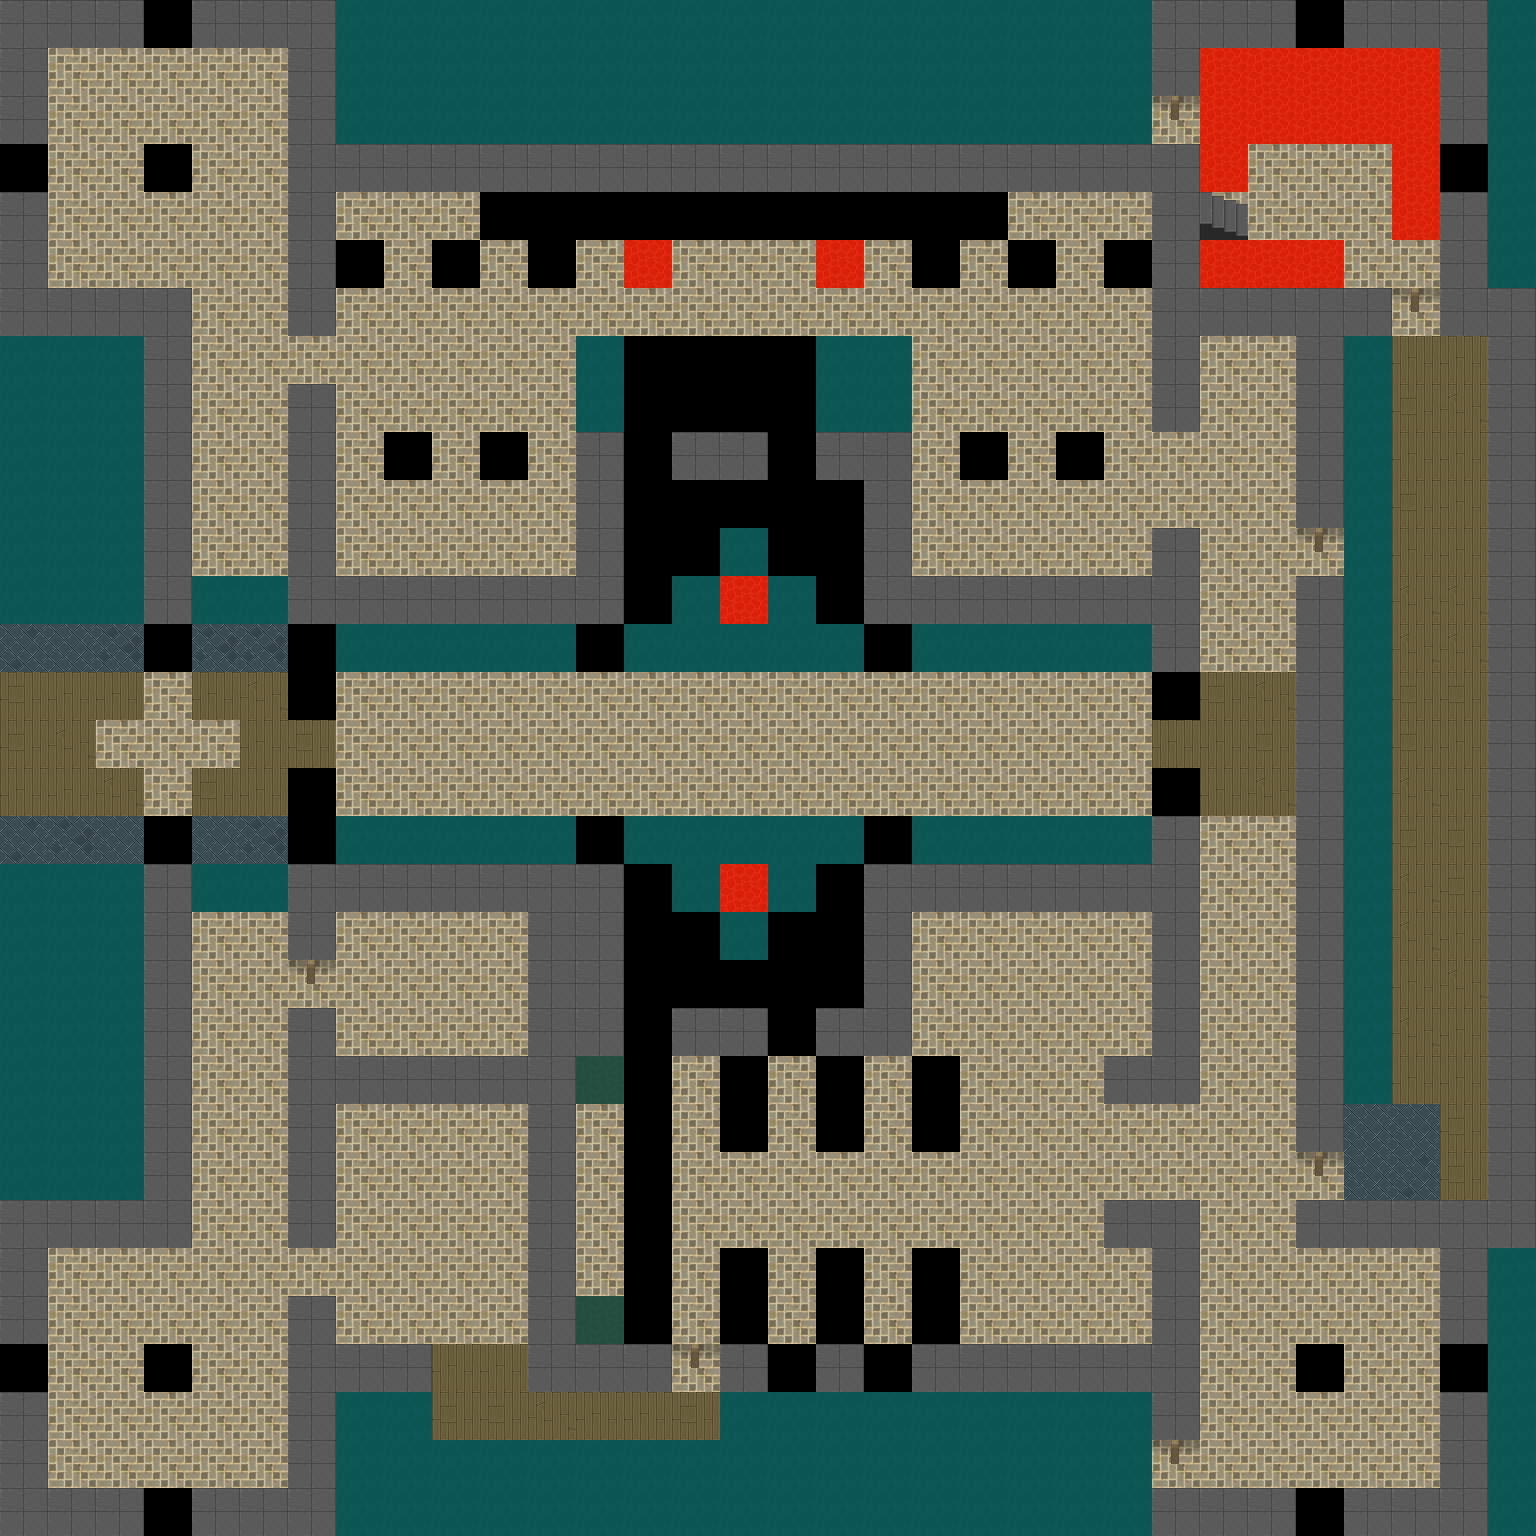

A level layout from a 2D game, rendered from its tile map. Below: a short description, then the map file with tile-grid data replaced by summaries:
An orthogonal 32x32 tile map with 48x48 px tiles, 10 tile layers (floor, floor 2, props, creature, ...), 2 tilesets and 4 objects (2x portal, INNKEEPER).

<map version="1.0" orientation="orthogonal" renderorder="right-down" width="32" height="32" tilewidth="48" tileheight="48" nextobjectid="1">
 <properties>
  <property name="startX" value="15" />
  <property name="startY" value="31" />
 </properties> <tileset firstgid="1" name="terrain" tilewidth="48" tileheight="48" tilecount="760" columns="20">
  <image source="uf_terrain.png" width="960" height="1824" />
  <tile id="115">
   <animation>
    <frame tileid="115" duration="500" />
    <frame tileid="116" duration="500" />
    <frame tileid="117" duration="500" />
    <frame tileid="118" duration="500" />
   </animation>
  </tile>
  <tile id="135">
   <animation>
    <frame tileid="135" duration="500" />
    <frame tileid="136" duration="500" />
    <frame tileid="137" duration="500" />
    <frame tileid="138" duration="500" />
   </animation>
  </tile>
  <tile id="155">
   <animation>
    <frame tileid="155" duration="500" />
    <frame tileid="156" duration="500" />
    <frame tileid="157" duration="500" />
    <frame tileid="158" duration="500" />
   </animation>
  </tile>
  <tile id="175">
   <animation>
    <frame tileid="175" duration="500" />
    <frame tileid="176" duration="500" />
    <frame tileid="177" duration="500" />
    <frame tileid="178" duration="500" />
   </animation>
  </tile>
  <tile id="195">
   <animation>
    <frame tileid="195" duration="300" />
    <frame tileid="196" duration="300" />
    <frame tileid="197" duration="300" />
    <frame tileid="198" duration="300" />
   </animation>
  </tile>
  <tile id="215">
   <animation>
    <frame tileid="215" duration="500" />
    <frame tileid="216" duration="500" />
    <frame tileid="217" duration="500" />
    <frame tileid="218" duration="500" />
   </animation>
  </tile>
  <tile id="644">
   <animation>
    <frame tileid="644" duration="200" />
    <frame tileid="645" duration="200" />
   </animation>
  </tile>
  <tile id="664">
   <animation>
    <frame tileid="664" duration="200" />
    <frame tileid="665" duration="200" />
   </animation>
  </tile>
  <tile id="672">
   <animation>
    <frame tileid="672" duration="750" />
    <frame tileid="673" duration="750" />
   </animation>
  </tile>
  <tile id="674">
   <animation>
    <frame tileid="674" duration="750" />
    <frame tileid="675" duration="750" />
   </animation>
  </tile>
 </tileset>
 <tileset firstgid="761" name="heroes" tilewidth="48" tileheight="48" tilecount="520" columns="40">
  <image source="uf_heroes.png" width="1920" height="624" />
 </tileset><layer name="floor" width="32" height="32">
  <data>[1024 cells, 691 non-empty, 11 distinct tile ids]</data>
 </layer>
 <layer name="floor 2" width="32" height="32">
  <data>[1024 cells, 0 non-empty, 0 distinct tile ids]</data>
 </layer>
 <layer name="props" width="32" height="32">
  <data>[1024 cells, 23 non-empty, 3 distinct tile ids]</data>
 </layer>
 <layer name="creature" width="32" height="32">
  <data>[1024 cells, 0 non-empty, 0 distinct tile ids]</data>
 </layer>
 <layer name="water_edges" width="32" height="32">
  <data>[1024 cells, 0 non-empty, 0 distinct tile ids]</data>
 </layer>
 <layer name="shadows" width="32" height="32">
  <data>[1024 cells, 0 non-empty, 0 distinct tile ids]</data>
 </layer>
 <layer name="walls" width="32" height="32">
  <data>[1024 cells, 235 non-empty, 1 distinct tile ids]</data>
 </layer>
 <layer name="door" width="32" height="32">
  <data>[1024 cells, 7 non-empty, 1 distinct tile ids]</data>
 </layer>
 <layer name="torches" width="32" height="32">
  <data>[1024 cells, 0 non-empty, 0 distinct tile ids]</data>
 </layer>
 <layer name="webs" width="32" height="32">
  <data>[1024 cells, 0 non-empty, 0 distinct tile ids]</data>
 </layer>
 <objectgroup name="people">
  <object id="1" name="Jason" type="INNKEEPER" x="864" y="96" width="48" height="48">
   <properties>
    <property name="movement" value="FIXED" />
   </properties>
  </object>
 </objectgroup> <objectgroup name="portals">
  <object id="1" name="WORLD" type="portal" x="1632" y="1920" width="48" height="48" />
  <object id="2" name="WIWOLD_LVL_2" type="portal" x="240" y="624" width="48" height="48" />
 </objectgroup> <objectgroup name="rooms">
  <object id="1" x="1584" y="1824">
   <polygon points="0,0 0,240 336,240 336,0 240,0 240,-48 96,-48 96,0" />
  </object> </objectgroup></map>
